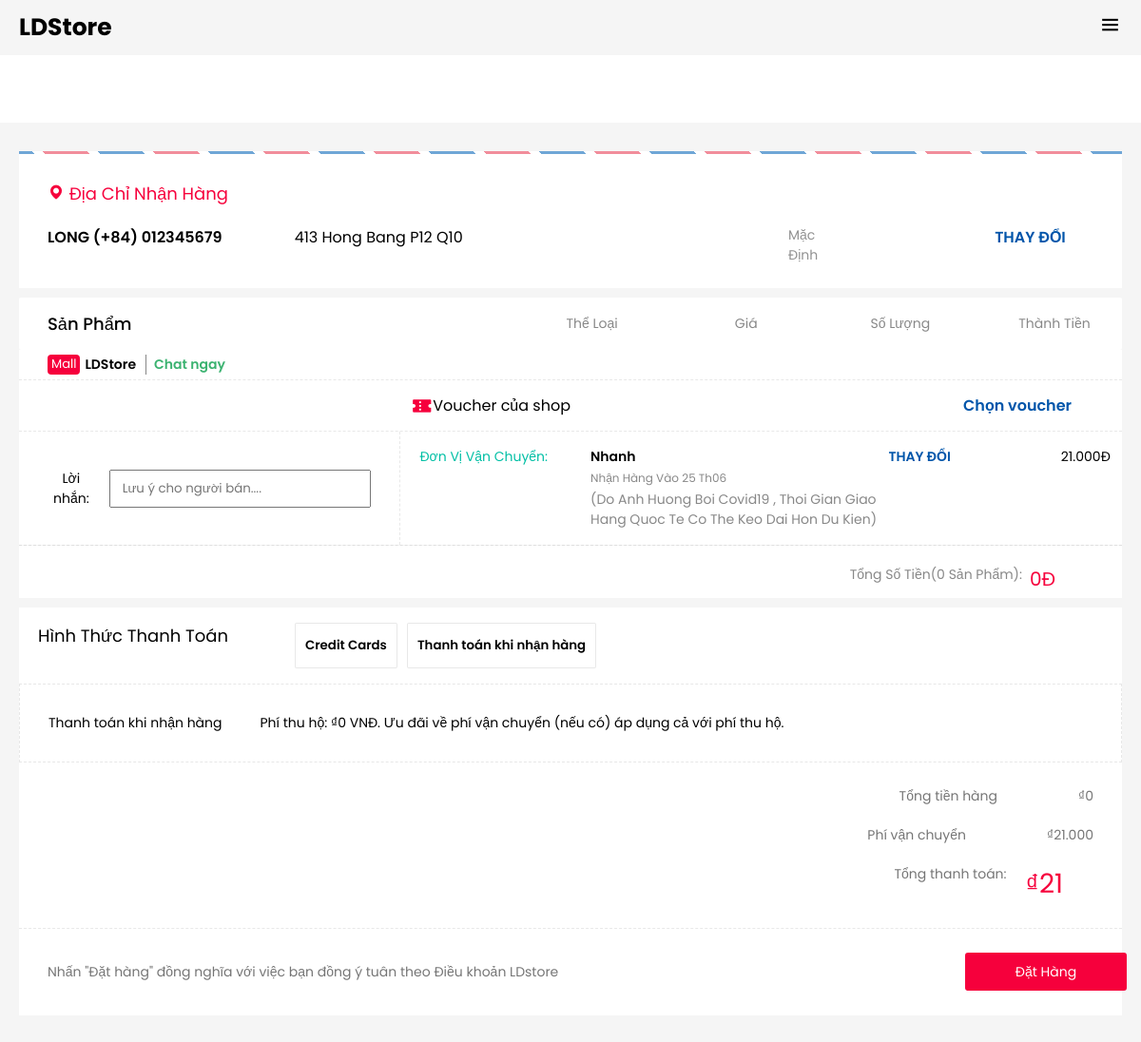
The page /order/payment/ (signed in, upper part) on the database as committed earlier.
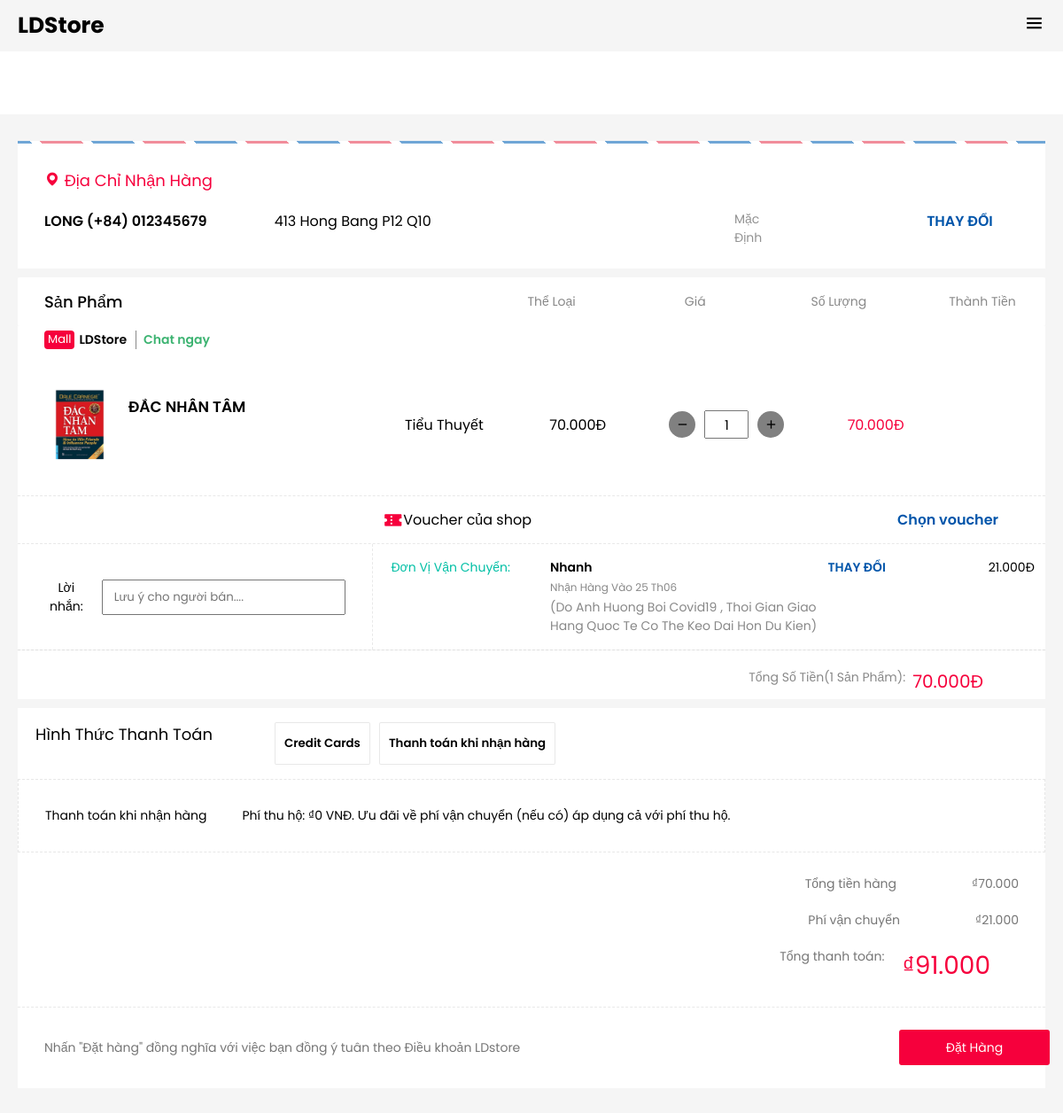
The same page on the database as committed later.
### order/models.py (models this page shows, shortened)
class Cart(models.Model):
    user = models.ForeignKey(CustomUser, on_delete=models.CASCADE)
    product = models.ForeignKey(Product, on_delete=models.CASCADE)
    quantity = models.IntegerField()
    mode = models.IntegerField(default=0, choices=(
        (0, "Chưa đặt"),
        (1, "Đã đặt"),
        (2, "Đã chấp nhận"),
        (3, "Đã nhận hàng"),
    ))
    day_update = models.DateField(auto_now=True)
    @property
    def get_total_price(self):
        return self.quantity * self.product.price

### product/models.py (models this page shows, shortened)
class Product(models.Model):
    category = models.ForeignKey(Category, on_delete=models.CASCADE)
    name = models.CharField(max_length=100)
    image = models.ImageField(upload_to = 'images/products/%Y-%m-%d/')
    price = models.DecimalField(max_digits=19, decimal_places=3)
    amount = models.IntegerField()
    avg_rating = models.IntegerField(null=True, blank=True, default=0)
    description = models.TextField(blank=True, null=True)
    slug = models.SlugField(null=True, blank=True)
    create_at = models.DateTimeField(auto_now_add=True)
    update_at = models.DateTimeField(auto_now=True)
    have_discount = models.BooleanField(default=False)
    discount_price = models.DecimalField(max_digits=19, decimal_places=3,blank=True, null=True)

class Category(models.Model):
    title = models.CharField(max_length=30)
    description = models.TextField(blank=True, null=True)
    image = models.ImageField(upload_to = 'images/categories/%Y-%m-%d/', blank=True, null=True)
    slug = models.SlugField(null=True, blank=True)
    create_at = models.DateTimeField(auto_now_add=True)
    update_at = models.DateTimeField(auto_now=True)
    def  __str__(self):
        return self.title

### order/views.py (the view)
# urls.py: path('payment/', PaymentView.as_view(), name='payment'),
class PaymentView(LoginRequiredMixin, View):
    template_name = "order/payment.html"
    def get(self, request, *args, **kwargs):
        carts = Cart.objects.filter(
            user=request.user)
        ship_price= Decimal(21.000)
        cart_price_total = sum([i.get_total_price for i in carts])
        total_include_ship = ship_price + cart_price_total
        context = {
            "carts": carts,
            "ship_price": ship_price,
            "cart_price_total": cart_price_total,
            "total_include_ship": total_include_ship,
        }
        return render(request, self.template_name, context)

### home/context_processors.py (called while the page is built)
def get_category(request):
    categories = Category.objects.all()
    context = {
        'categories': categories,
    }
    return context

### order/templates/order/payment.html (shortened to what the changed rows need)
<!DOCTYPE html>
{% load static %}
<html lang="en">
<head>
    {% include "base/head.html" %}
</head>
<body>
        <div class="wrapper-all body-wrap">
            <div class="container">
                <div class="shopping-cart-detail-box">
                    {% for item in carts %}
                    <div class="product-shopping-cart-card">
                        <div class="wrap-checkbox-img">
                            <div class="product-cart-img" style="background-image: url({{item.product.image.url}});">
                            </div>
                            <div class="product-cart-name"><a href="#">{{ item.product.name }}</a></div>
                        </div>
                        <div class="product-cart-categories">{{ item.product.category }}</div>
                        <div class="product-cart-price">
                            <div class="product-cart-old-new-price">{{ item.product.price }}Đ</div>
                        </div>
                        <div class="product-cart-quantity">
                            <div class="product-quantity-wrapper">
                                <span class="product-quantity-btn-minus">
                                    <i class="bx bx-minus"></i>
                                </span>
                                <input type="text" value="{{ item.quantity }}" class="product-quantity"></input>
                                <span class="product-quantity-btn-plus">
                                    <i class="bx bx-plus"></i>
                                </span>
                            </div>
                        </div>
                        <div class="product-cart-total">{{ item.get_total_price }}Đ</div>
                    </div>
                    {% endfor %}
                </div>
            </div>
            <div class="container">
                <div class="note-shipping-order-total">
                    <div class="order-total-text">Tổng số tiền({% if carts %}{{ carts|length }}{% else %}0{% endif %} sản phẩm):</div>
                    <div class="order-total-price">{{cart_price_total}}Đ</div>
                </div>
            </div>
            <div class="container">
                <div class="wrap-payment-detail-content">
                    <div class="line2-payment">
                        <div class="l2-dt-1" style="display: flex;">Tổng tiền hàng
                            <div class="l2-dt-1-1">₫{{ cart_price_total }}</div>
                        </div>
                        <div class="l2-dt-3"style="display: flex;">Tổng thanh toán:
                            <div class="l2-dt-3-1">₫{{ total_include_ship }}</div>
                        </div>
                    </div>
                </div>
            </div>
        </div>
    </body>

Rows that differ between the two databases and show on the page:
added Cart: product.image (picture), product.name "ĐẮC NHÂN TÂM", product.category "Tiểu Thuyết", product.price "70.000", quantity "1", get_total_price "70.000"
Other text that changed with them:
{{ carts|length }}: (not shown) → "1"
{{ cart_price_total }}: "0" → "70.000"
{{ total_include_ship }}: "21" → "91.000"
text no longer shown: "0"
